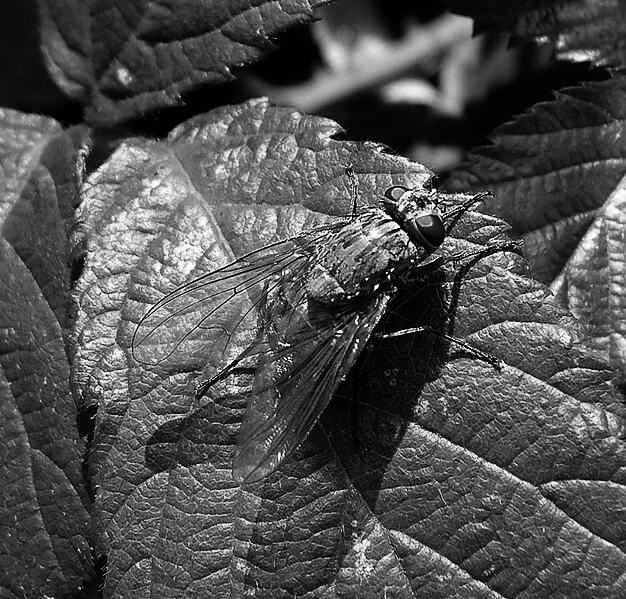
#> input picture Obrazy/zetsaw 2/zad2/muchaA.png, 626 x 599 px
$ python liczlokalne.py
#> lines starting #> are read from the running program, lines starting #| are printed output that depends on the picture; long printed decimals are rounded
import numpy as np
from PIL import Image

def globalny(obraz):

    obrazwyj = np.array(obraz, dtype=np.float32)
    maxval = np.max(obrazwyj)
    minval = np.min(obrazwyj)
    globalnykontrast = (maxval - minval) / 255
    return globalnykontrast

def lokalny(obraz):

    obrazwyj = np.array(obraz, dtype=np.float32)
    wys, szer = obrazwyj.shape

    ilesum = 0
    suma = 0
    # sasiadujacepixele = [ obrazwyj[y - 1, x - 1], obrazwyj[y - 1, x], obrazwyj[y - 1, x + 1], obrazwyj[y, x - 1], obrazwyj[y, x + 1], obrazwyj[y + 1, x - 1], obrazwyj[y + 1, x], obrazwyj[y + 1, x + 1] ]

    for y in range(1, wys - 1):
        for x in range(1, szer - 1):
            sasiadujacepixele = [ obrazwyj[y - 1, x - 1], obrazwyj[y - 1, x], obrazwyj[y - 1, x + 1], obrazwyj[y, x - 1], obrazwyj[y, x + 1], obrazwyj[y + 1, x - 1], obrazwyj[y + 1, x], obrazwyj[y + 1, x + 1] ]
            currpix = obrazwyj[y, x]
            srednia = np.mean(sasiadujacepixele)
            suma += abs(currpix - srednia)
            ilesum += 1

    lokalnykontrast = suma / ilesum
    return lokalnykontrast

mucha1 = Image.open("muchaA.png").convert("L")
#> mucha1 is the input picture: PIL image 626x599 L; min 0, max 255, mean 78.9
mucha2 = Image.open("muchaB.png").convert("L")
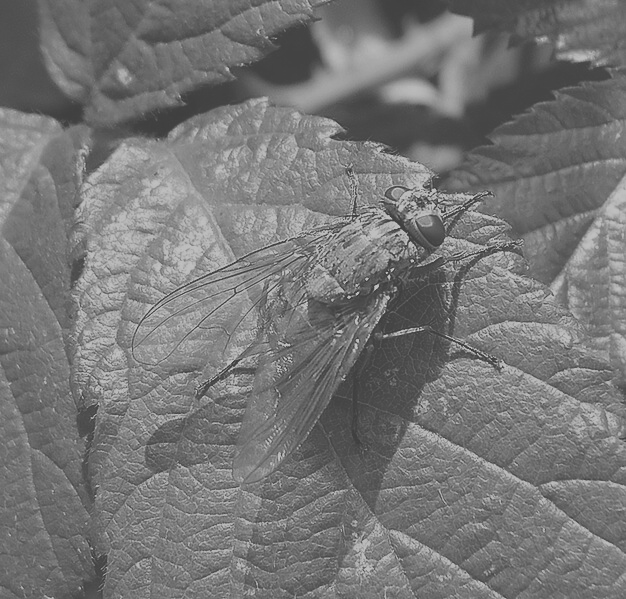
#> input picture Obrazy/zetsaw 2/zad2/muchaB.png, 626 x 599 px
#> mucha2 is the input picture: PIL image 626x599 L; min 63, max 192, mean 118.6
mucha3 = Image.open("muchaC.png").convert("L")
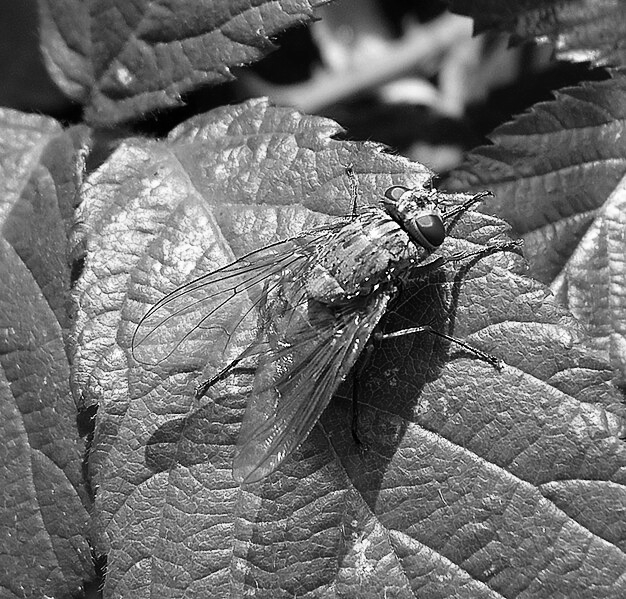
#> input picture Obrazy/zetsaw 2/zad2/muchaC.png, 626 x 599 px
#> mucha3 is the input picture: PIL image 626x599 L; min 0, max 255, mean 110

globalnyMucha1 = globalny(mucha1)
#> in globalny, `maxval = np.max(obrazwyj)`: maxval = 255
#> in globalny, `minval = np.min(obrazwyj)`: minval = 0
#> in globalny, `globalnykontrast = (maxval - minval) / 255`: globalnykontrast = 1
#> globalnyMucha1 = 1
globalnyMucha2 = globalny(mucha2)
#> globalnyMucha2 = 0.506
globalnyMucha3 = globalny(mucha3)
#> globalnyMucha3 = 1

lokalnyMucha1 = lokalny(mucha1)
#> after the loop in lokalny, `for y in range(1, wys - 1):`: ilesum = 372528; suma = 5449554.5
#> in lokalny, `lokalnykontrast = suma / ilesum`: lokalnykontrast = 14.63
#> lokalnyMucha1 = 14.63
lokalnyMucha2 = lokalny(mucha2)
#> lokalnyMucha2 = 7.16
lokalnyMucha3 = lokalny(mucha3)
#> lokalnyMucha3 = 14.05

print("Globalny kontrast muchy A: ", globalnyMucha1)
#| Globalny kontrast muchy A:  1.0
print("Globalny kontrast muchy B: ", globalnyMucha2)
#| Globalny kontrast muchy B:  0.5059
print("Globalny kontrast muchy C: ", globalnyMucha3)
#| Globalny kontrast muchy C:  1.0
print("Lokalny kontrast muchy A: ", lokalnyMucha1)
#| Lokalny kontrast muchy A:  14.629
print("Lokalny kontrast muchy B: ", lokalnyMucha2)
#| Lokalny kontrast muchy B:  7.163
print("Lokalny kontrast muchy C: ", lokalnyMucha3)
#| Lokalny kontrast muchy C:  14.052
